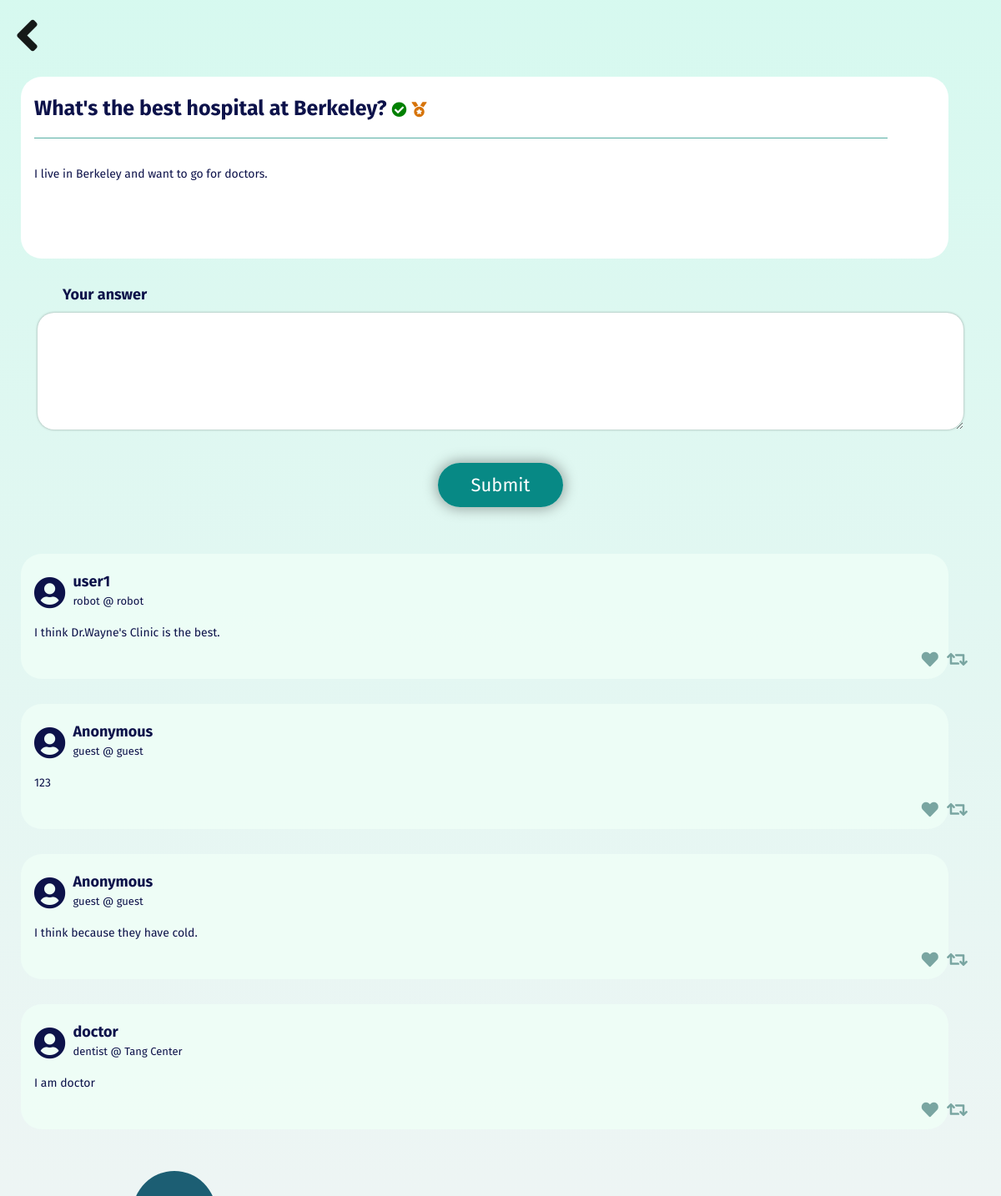
/life/forum/question/4/, run on the app's committed database.
### life/models.py (models this page shows, shortened)
class Question(models.Model):
    question = models.CharField(max_length=50)
    description = models.CharField(default="", max_length=500)
    user = models.ForeignKey(User, default=None, on_delete=models.CASCADE)
    prof_answered = models.BooleanField(default=False)
    creation_date = models.DateTimeField(editable=False, blank=True, null=True)
    last_modified = models.DateTimeField(editable=False, blank=True, null=True)

class Answer(models.Model):
    user = models.ForeignKey(User, default=None, on_delete=models.CASCADE)
    question = models.ForeignKey(Question, on_delete=models.CASCADE)
    answer = models.CharField(max_length=500)
    likes = models.IntegerField(default=0)
    creation_date = models.DateTimeField(editable=False, blank=True, null=True)
    last_modified = models.DateTimeField(editable=False, blank=True, null=True)

class User(models.Model):
    username = models.CharField(max_length=20)
    password = models.CharField(default="", max_length=30)
    job_title = models.CharField(default="Anonymous", max_length=30)
    workplace = models.CharField(default="Anonymous", max_length=40)
    identified = models.BooleanField(default=False)

### life/views.py (the view)
# urls.py: path('forum/question/<int:question_id>/',views.question, name='question'),
def question(request, question_id):
    global currentUser
    question = Question.objects.get(id=question_id)
    if request.method == 'POST':
        answer = request.POST['answer'].strip()
        currentUser.answer_set.create(question=question, answer=answer)
        question.save()
        return HttpResponseRedirect('/life/forum/question/' + str(question_id))
    else:
        pass
    context = {
        'question': question,
    }
    return render(request, 'life/question.html', context)

### life/templates/life/question.html (shortened to what this page needs)
{% load static %}
<!DOCTYPE html>
<html>
	<head>
    <link rel="stylesheet" type="text/css" href="{% static '/life/vendor/bootstrap/css/bootstrap.css' %}" />
    <link rel="stylesheet" type="text/css" href="{% static '/life/css/main.css' %}" />
    <link rel="stylesheet" href="https://use.fontawesome.com/releases/v5.1.1/css/all.css">
	</head>
  <body>
    <nav class="navbar navbar-light">
      <a class="navbar-brand" href="/life/forum/">
          <i class="fas fa-angle-left fa-3x" id="go-back-icon"></i>
      </a>
    </nav>
    <div class="container-fluid">
      <div class="row" style="height:50px;">
      </div>
      <div class="row align-item-center">
        <div class="col-12">
          <div class="questionWrapper">
            <div class="question">
              <span id="Question">{{ question.question }}</span>
              {% if question.answer_set.all|length > 0 %}
                <i class="fas fa-check-circle greenCheck"></i>
              {% endif %}
              {% if question.prof_answered %}
                <i class="fas fa-medal medal"></i>
              {% endif %}
            </div>
          <div class="questionDescription">
            <div class="answerText">
              {{ question.description }}
            </div>
        </div>
        </div>
      </div>
    </div>
      <div class="row align-item-center">
        <div class="col-12">
          <div class="myAnswerWrapper">
              <form id=input action="/life/forum/question/{{ question.id }}/" method="post">
                  <div class="form-group" style="margin-top:20px">
                      <label><font size="4" style="font-weight:bold;margin: 10px 18px 0px 30px;">Your answer</font></label><br>
                      <textarea type="text" rows="5" class="input form-control" id="yourAnswer" name="answer" required></textarea>
                  </div>
                  <br>
                  <div class="form-group" align=center>
                      <input class="btn btn-primary" id="submit" type="submit" value="Submit">
                  </div>
              </form>
          </div>
        </div>
      </div>
        {% for answer in question.answer_set.all %}
          <div class="row align-item-center" style="margin-top:30px;">
            <div class="col-12">
              <div class="OtherAnswer" onclick="ToggleHideShowAns()">
              <div class="answerWrapper">
                <i class="fas fa-user-circle doctorICON"></i>
                <div class="doctorWrapper">
                  <div class="doctorName">{{ answer.user.username }}</div>
                  <div class="doctorDescription">{{ answer.user.job_title }} @ {{ answer.user.workplace }}</div>
                </div>
                <div class="answerText" id="AnswerText1">
                  {{ answer.answer }}
                </div>
                </div>
                <div class="shareLike">
                    {% if answer.likes > 0 %}
                        <i style="color:#FF3333" class="fas fa-heart"></i>
                        {{ answer.likes }}
                    {% else %}
                        <i class="fas fa-heart"></i>
                    {% endif %}
                  <i class="fas fa-retweet" style="margin-left:5px;"></i>
                </div>
              </div>
            </div>
          </div>
        {% endfor %}
    <div id="homeButton" onclick="toggleHideShow();">
    </div>
      <div style="height:80px">
      </div>
  </body>
</html>

### life/static/life/css/main.css (style rules this page uses)
body { padding-top: 2rem; padding-bottom: 2rem; font-family: "Fira Sans", sans-serif; color: #0d124a; background-color: #fafafa; }
a, a:hover { color: #037edc; }

### life/templates/life/question.html (style rules this page uses)
body, html { height: 100%; margin: 0; background-image:linear-gradient(rgba(72, 245, 197, 0.2), rgba(187,225,220,0.2)),url("https://images.pexels.com/photos/4827/nature-forest-trees-fog.jpeg?cs=srgb&dl=fog-foggy-forest-4827.jpg&fm=jpg"); background-attachment: fixed; background-size: cover; }
#go-back-icon { margin-left: 5%; }
.navbar { position: absolute; top: 0px !important; }
.questionWrapper { border-radius: 25px; background: #e4fff6e6; max-width:100%; min-height: 218px; margin-top: 10px; margin-left: 0px !important; position:relative; }
.question { font-weight: bold; font-size: 24px; margin: 0px 0px 16px 16px; padding-top: 20px; padding-bottom:15px; border-bottom: 1px solid #56afa4; width:92%; }
.question { font-weight: bold; font-size: 25px; margin: 0px 0px 16px 16px; padding-top: 20px; padding-bottom: 15px; border-bottom: 1px solid #56afa4; width: 92%; }
.OtherAnswer { height:150px; background:#f0fff8c7; border-radius: 25px; width:95%; padding: 20px 0px 20px 0px; margin-left:10px; overflow:hidden; }
.answerWrapper { margin-left:16px; }
.questionDescription { margin-left:16px; }
.questionWrapper { border-radius: 25px; background: white; max-width: 95%; min-height: 218px; margin-top: 10px; margin-left: 10px !important; position: relative; }
.greenCheck { color:green; font-size:18px; }
.medal { color:#d67309; font-size:18px; }
.doctorICON { font-size: 2.4em; }
.doctorWrapper { display:inline-block; margin-left:5px; }
.doctorName { font-weight:bold; font-size:18px; }
.doctorDescription { font-size:13px; }
.answerText { max-height:40px; overflow:hidden; padding-top: 16px; font-size:14px; max-width:97%; }
.shareLike { font-size:20px; float:right; color: #79a5a1; padding-right: 20px; padding-top: 10px; position:absolute; bottom:8px; right:20px; }
.input { border: none !important; border-radius: 20px; padding: 10px; box-shadow: 0px 0px 3px 0px #00000057; width: 100%; }
#input { padding: 10px 30px 10px 30px; }
#submit { font-size: 22px; border: none; border-radius: 40px; background-color: #058884fc; padding: 10px 40px 10px 40px; box-shadow: 0px 0px 16px 2px #00000057; color:white; }
#homeButton { border-radius:100%; background:#1c5e73; border:none; width:100px; display:inline-block; position: fixed; left:159px; bottom:-70px; height:100px; z-index:1; }

### data on the page
Question: question "What's the best hospital at Berkeley?", description "I live in Berkeley and want to go for doctors."
Answer: user.username "user1", user.job_title "robot", user.workplace "robot", answer "I think Dr.Wayne's Clinic is the best.", likes 0 (drawn)
Answer: user.username "Anonymous", user.job_title "guest", user.workplace "guest", answer "123", likes 0 (drawn)
Answer: user.username "Anonymous", user.job_title "guest", user.workplace "guest", answer "I think because they have cold.", likes 0 (drawn)
Answer: user.username "doctor", user.job_title "dentist", user.workplace "Tang Center", answer "I am doctor", likes 0 (drawn)
